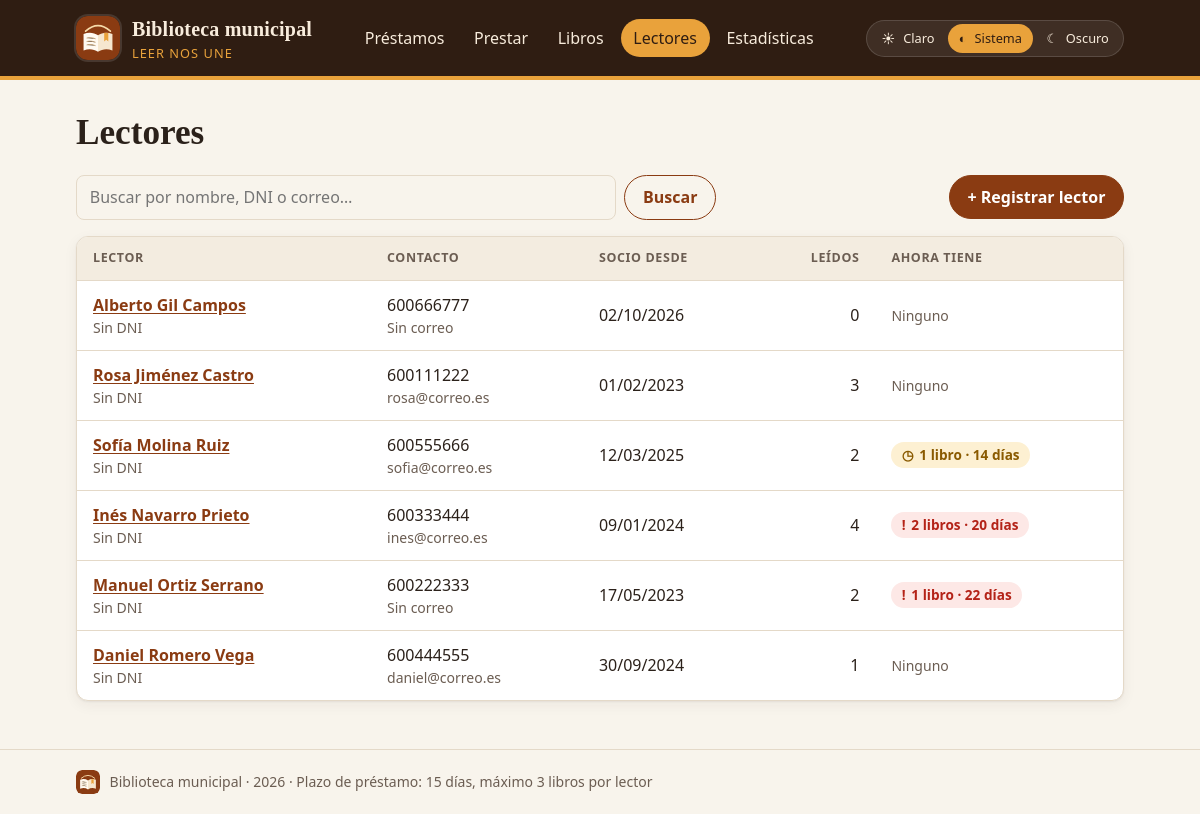
Screenshot of /lectores.php with the database file from the repository.
### tables this page shows
CREATE TABLE lectores (
  id INT AUTO_INCREMENT PRIMARY KEY,
  nombre VARCHAR(40) NOT NULL,
  apellidos VARCHAR(60) NOT NULL,
  dni VARCHAR(9) UNIQUE,
  telefono VARCHAR(15) NOT NULL,
  email VARCHAR(100) UNIQUE,
  fecha_alta DATE NOT NULL
);

### funciones.php (called while the page is built, shortened)
<?php
function e(?string $texto): string
{
    return htmlspecialchars($texto ?? '', ENT_QUOTES, 'UTF-8');
}
function fecha(?string $fecha): string
{
    return $fecha ? date('d/m/Y', strtotime($fecha)) : '';
}
function estado_prestamo(int $dias): array
{
    if ($dias > PLAZO_DIAS) {
        return ['clase' => 'retrasado', 'icono' => '!', 'texto' => 'Retrasado ' . ($dias - PLAZO_DIAS) . ' d'];
    }
    if ($dias >= PLAZO_DIAS - 3) {
        return ['clase' => 'pronto', 'icono' => '◷', 'texto' => 'Vence pronto'];
    }
    return ['clase' => 'en-plazo', 'icono' => '✓', 'texto' => 'En plazo'];
}

### lectores.php (the view, shortened to what this page needs)
<?php
require 'conexion.php';
$q = trim((string) filter_input(INPUT_GET, 'q'));
$q = mb_substr($q, 0, 60, 'UTF-8');
$sql = 'SELECT le.id, le.nombre, le.apellidos, le.dni, le.telefono, le.email, le.fecha_alta,
               SUM(p.id IS NOT NULL AND p.fecha_devolucion IS NULL) AS prestados,
               COUNT(p.id) AS total,
               MAX(CASE WHEN p.fecha_devolucion IS NULL
                        THEN DATEDIFF(CURDATE(), p.fecha_prestamo) END) AS dias_max
        FROM lectores le
        LEFT JOIN prestamos p ON p.lector_id = le.id';
$parametros = [];
$sql .= ' GROUP BY le.id, le.nombre, le.apellidos, le.dni, le.telefono, le.email, le.fecha_alta
          ORDER BY le.apellidos, le.nombre';
$consulta = $pdo->prepare($sql);
$consulta->execute($parametros);
$lectores = $consulta->fetchAll();
require 'cabecera.php';
?>
<div class="barra">
  <form method="get" class="buscador" role="search">
    <input type="search" name="q" id="q" value="<?= e($q) ?>" placeholder="Buscar por nombre, DNI o correo…">
    <button type="submit" class="boton boton--secundario">Buscar</button>
  </form>
  <a class="boton" href="registro.php">+ Registrar lector</a>
</div>
<?php if (!$lectores): ?>
  <p class="vacio">No hay ningún lector<?= $q !== '' ? ' que coincida con «' . e($q) . '»' : '' ?>.</p>
<?php else: ?>
  <div class="tabla">
    <table>
      <thead>
        <tr>
          <th>Lector</th>
          <th>Contacto</th>
          <th>Socio desde</th>
          <th class="num">Leídos</th>
          <th>Ahora tiene</th>
        </tr>
      </thead>
      <tbody>
        <?php foreach ($lectores as $le): ?>
          <tr>
            <td>
              <a href="lector.php?id=<?= $le['id'] ?>"><strong><?= e($le['nombre'] . ' ' . $le['apellidos']) ?></strong></a>
              <span class="secundario"><?= $le['dni'] ? e($le['dni']) : 'Sin DNI' ?></span>
            </td>
            <td>
              <?= e($le['telefono']) ?>
              <span class="secundario"><?= $le['email'] ? e($le['email']) : 'Sin correo' ?></span>
            </td>
            <td><?= fecha($le['fecha_alta']) ?></td>
            <td class="num"><?= $le['total'] ?></td>
            <td>
              <?php if ($le['prestados'] > 0): ?>
                <?php $estado = estado_prestamo($le['dias_max']); ?>
                <span class="estado estado--<?= $estado['clase'] ?>">
                  <span aria-hidden="true"><?= $estado['icono'] ?></span>
                  <?= $le['prestados'] ?> <?= $le['prestados'] == 1 ? 'libro' : 'libros' ?> · <?= $le['dias_max'] ?> días
                </span>
              <?php else: ?>
                <span class="secundario">Ninguno</span>
              <?php endif; ?>
            </td>
          </tr>
        <?php endforeach; ?>
      </tbody>
    </table>
  </div>
<?php endif; ?>
<?php require 'pie.php'; ?>

### estilos.css (style rules this page uses)
:root { --fondo: #f8f4ec; --superficie: #ffffff; --superficie-2: #f3ece0; --tinta: #2b211a; --tinta-2: #6b5d52; --borde: #e4d9c8; --acento: #8a3b12; --acento-hover: #6f2e0c; --acento-suave: #f6e3d3; --dorado: #e9a23b; --cabecera: #2f1d12; --cabecera-tinta: #f8ecdc; --bien: #1f7a45; --bien-fondo: #e3f4ea; --aviso: #8a5a00; --aviso-fondo: #fdf0d2; --mal: #b42318; --mal-fondo: #fde8e6; --info: #285e8e; --info-fondo: #e4eef8; --radio: 12px; --sombra: 0 1px 2px rgb(43 33 26 / 6%), 0 4px 14px rgb(43 33 26 / 6%); --serif: Georgia, "Iowan Old Style", "Palatino Linotype", serif; --sans: system-ui, -apple-system, "Segoe UI", Roboto, sans-serif; }
:root { color-scheme: light; }
*, *::before, *::after { box-sizing: border-box; }
body { margin: 0; font-family: var(--sans); font-size: 1rem; line-height: 1.5; color: var(--tinta); background: var(--fondo); display: flex; flex-direction: column; min-height: 100vh; }
a { color: var(--acento); text-underline-offset: 2px; }
.secundario { display: block; color: var(--tinta-2); font-size: 0.875rem; }
.barra { display: flex; flex-wrap: wrap; align-items: center; justify-content: space-between; gap: 0.75rem; margin-bottom: 1rem; }
.buscador { display: flex; flex-wrap: wrap; gap: 0.5rem; flex: 1; max-width: 640px; }
.buscador input { flex: 1; min-width: 180px; }
.boton, button { display: inline-flex; align-items: center; gap: 0.35rem; font: inherit; font-weight: 600; padding: 0.55rem 1.1rem; border: 1px solid var(--acento); border-radius: 999px; background: var(--acento); color: #fff; text-decoration: none; cursor: pointer; white-space: nowrap; }
.boton--secundario { background: transparent; color: var(--acento); }
.tabla { overflow-x: auto; background: var(--superficie); border: 1px solid var(--borde); border-radius: var(--radio); box-shadow: var(--sombra); }
table { border-collapse: collapse; width: 100%; }
th, td { padding: 0.75rem 1rem; text-align: left; vertical-align: middle; border-bottom: 1px solid var(--borde); }
th { background: var(--superficie-2); color: var(--tinta-2); font-size: 0.78rem; font-weight: 600; text-transform: uppercase; letter-spacing: 0.05em; white-space: nowrap; }
tbody tr:last-child td { border-bottom: 0; }
.num { text-align: right; font-variant-numeric: tabular-nums; }
.estado { display: inline-flex; align-items: center; gap: 0.35rem; padding: 0.2rem 0.65rem; border-radius: 999px; font-size: 0.85rem; font-weight: 600; white-space: nowrap; }
.estado--pronto { background: var(--aviso-fondo); color: var(--aviso); }
.estado--retrasado { background: var(--mal-fondo); color: var(--mal); }
input[type="text"], input[type="email"], input[type="tel"], input[type="number"], input[type="search"], select { display: block; width: 100%; font: inherit; color: var(--tinta); background: var(--fondo); padding: 0.6rem 0.8rem; border: 1px solid var(--borde); border-radius: 8px; }
.buscador input, .buscador select { display: inline-block; }

### rows the page displays
lectores: nombre+apellidos "Alberto Gil Campos", shows "Sin DNI", telefono "600666777", shows "Sin correo", fecha_alta "02/10/2026", total "0", shows "Ninguno"
lectores: nombre+apellidos "Rosa Jiménez Castro", shows "Sin DNI", telefono "600111222", email "rosa@correo.es", fecha_alta "01/02/2023", total "3", shows "Ninguno"
lectores: nombre+apellidos "Sofía Molina Ruiz", shows "Sin DNI", telefono "600555666", email "sofia@correo.es", fecha_alta "12/03/2025", total "2", icono "◷", prestados "1", shows "libro", dias_max "14"
lectores: nombre+apellidos "Inés Navarro Prieto", shows "Sin DNI", telefono "600333444", email "ines@correo.es", fecha_alta "09/01/2024", total "4", icono "!", prestados "2", shows "libros", dias_max "20"
lectores: nombre+apellidos "Manuel Ortiz Serrano", shows "Sin DNI", telefono "600222333", shows "Sin correo", fecha_alta "17/05/2023", total "2", icono "!", prestados "1", shows "libro", dias_max "22"
lectores: nombre+apellidos "Daniel Romero Vega", shows "Sin DNI", telefono "600444555", email "daniel@correo.es", fecha_alta "30/09/2024", total "1", shows "Ninguno"

### other values shown
$texto "Préstamos"
$texto "Prestar"
$texto "Libros"
$texto "Lectores"
$texto "Estadísticas"
$icono "☀"
$texto "Claro"
$icono "◐"
$texto "Sistema"
$icono "☾"
$texto "Oscuro"
$titulo "Lectores"
PLAZO_DIAS "15"
MAX_PRESTAMOS "3"
